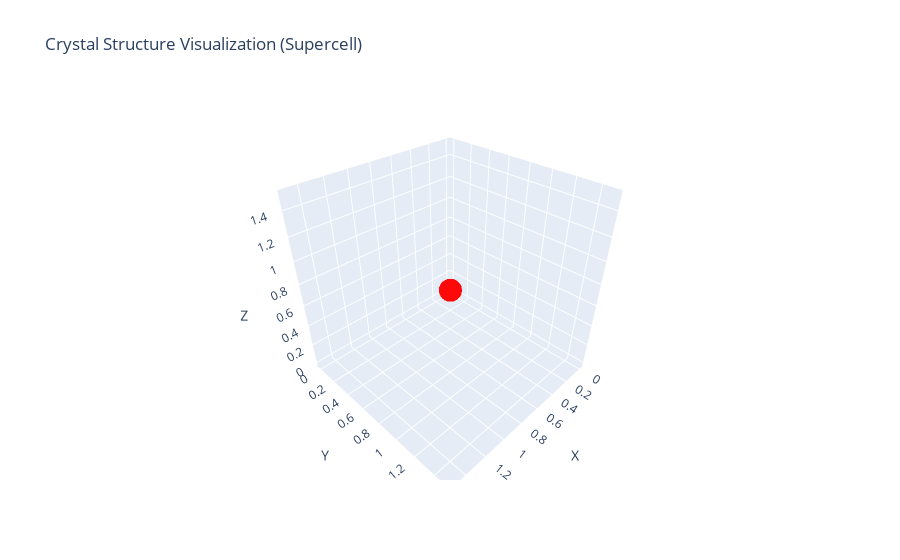

Write notebook code for a chart like this one.
### Code cell
import numpy as np
from pymatgen.io.cif import CifParser

# Specify the path to your CIF file
cif_path = "ICSD_CollCode257256.cif"

# Create a CIF parser and parse the CIF file
parser = CifParser(cif_path)
structure = parser.parse_structures(primitive=True)[0]

# Extract atomic positions
atomic_symbols = [site.specie.symbol for site in structure.sites]
coordinates_array = np.array([site.frac_coords for site in structure.sites])

# Create a 2x2x2 supercell
supercell_matrix = np.array([[3, 0, 0], [0, 3, 0], [0, 0, 3]])
supercell_coordinates = np.dot(coordinates_array, supercell_matrix)

# Create a 3D scatter plot
fig = go.Figure(data=[go.Scatter3d(
    x=supercell_coordinates[:, 0],
    y=supercell_coordinates[:, 1],
    z=supercell_coordinates[:, 2],
    mode='markers',
    marker=dict(
        size=8,
        color='red',
        opacity=0.8
    ),
    text=atomic_symbols * 8,  # Repeat atomic symbols for each atom in the supercell
)])

# Set plot layout
fig.update_layout(
    scene=dict(
        aspectmode='cube',
        xaxis=dict(title='X'),
        yaxis=dict(title='Y'),
        zaxis=dict(title='Z'),
    ),
    title='Crystal Structure Visualization (Supercell)',
)

# Show the plot
fig.show()

### Figure 1 — Plotly figure (JSON) as saved in the notebook; plotly's stock layout.template omitted (floating-point values rounded to 4 significant figures)
{"data": [{"marker": {"color": "red", "opacity": 0.8, "size": 8}, "mode": "markers", "text": ["Cs", "Cl", "Cs", "Cl", "Cs", "Cl", "Cs", "Cl", "Cs", "Cl", "Cs", "Cl", "Cs", "Cl", "Cs", "Cl"], "type": "scatter3d", "x": [0, 1.5], "y": [0, 1.5], "z": [0, 1.5]}], "layout": {"scene": {"aspectmode": "cube", "xaxis": {"title": {"text": "X"}}, "yaxis": {"title": {"text": "Y"}}, "zaxis": {"title": {"text": "Z"}}}, "title": {"text": "Crystal Structure Visualization (Supercell)"}}}
